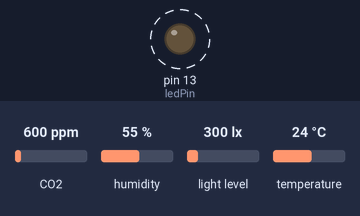
This sketch was run on a simulated Arduino Uno, built with avr-gcc and run on an emulated ATmega328P. Shown: output pins drawn as LEDs (lit = HIGH). Wiring (inferred from the names in the program): TSL2561 light sensor at I2C address 0x29. Dashed ring = blinking. Inputs (shaded band) come from the test bench; at power-on: CO2 600 ppm, humidity 55 %, light level 300 lx, temperature 24 °C. What the sketch prints to the serial monitor is not drawn.

Above: at 0.05 s.
Timing chart, 0 to 3.0 s (numbered marks = the images above):
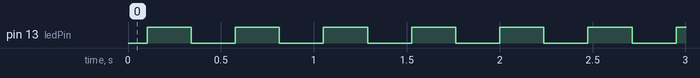

Measured:
- by itself, pin 13 (ledPin): alternates HIGH for 0.24 s and LOW for 0.24 s

The sketch:

OPTISPACE_READ_SENSORS_02.ino
```cpp
#include <SensirionI2CScd4x.h>
#include <OPTISPACE_SENSORS.h>
#include <Wire.h>
#include <Arduino.h>

/*
OPTISPACE_SENSORS_01
20.09.2023
Roberto Robortella
*/

SensirionI2CScd4x scd4x;
int ledState = LOW;  // ledState used to set the LED
const int ledPin = LED_BUILTIN;  // the number of the LED pin

void printUint16Hex(uint16_t value) {
    Serial.print(value < 4096 ? "0" : "");
    Serial.print(value < 256 ? "0" : "");
    Serial.print(value < 16 ? "0" : "");
    Serial.print(value, HEX);
}

void printSerialNumber(uint16_t serial0, uint16_t serial1, uint16_t serial2) {
    Serial.print("Serial: 0x");
    printUint16Hex(serial0);
    printUint16Hex(serial1);
    printUint16Hex(serial2);
    Serial.println();
}

void setup() {
    Wire.begin();
    Serial.begin(115200);
    //**** START TSL2561 code ****
    TSL2561.init();

   //**** START SCD41 code ****
    uint16_t error;
    char errorMessage[256];

    scd4x.begin(Wire);

    // stop potentially previously started measurement
    error = scd4x.stopPeriodicMeasurement();
    if (error) {
        Serial.print("Error trying to execute stopPeriodicMeasurement(): ");
        errorToString(error, errorMessage, 256);
        Serial.println(errorMessage);
    }

    uint16_t serial0;
    uint16_t serial1;
    uint16_t serial2;
    error = scd4x.getSerialNumber(serial0, serial1, serial2);
    if (error) {
        Serial.print("Error trying to execute getSerialNumber(): ");
        errorToString(error, errorMessage, 256);
        Serial.println(errorMessage);
    } else {
        Serial.print("SCD41: ");
        printSerialNumber(serial0, serial1, serial2);
    }

    // Start Measurement
    error = scd4x.startPeriodicMeasurement();
    if (error) {
        Serial.print("Error trying to execute startPeriodicMeasurement(): ");
        errorToString(error, errorMessage, 256);
        Serial.println(errorMessage);
    }

    Serial.println("Waiting for first measurement... (5 sec)");

    //LED

    pinMode(ledPin, OUTPUT);
}

void loop() {
    //Change LED Status
    if (ledState == LOW) {
        ledState = HIGH;
    } else {
        ledState = LOW;
    }
    delay(100);
    // set the LED with the ledState of the variable:
    digitalWrite(ledPin, ledState);

    //**** START SCD41 code ****
    uint16_t error;
    char errorMessage[256];
    delay(100);
    // Read Measurement
    uint16_t co2 = 0;
    float temperature = 0.0f;
    float humidity = 0.0f;
    bool isDataReady = false;
    error = scd4x.getDataReadyFlag(isDataReady);
    if (error) {
        Serial.print("Error trying to execute getDataReadyFlag(): ");
        errorToString(error, errorMessage, 256);
        Serial.println(errorMessage);
        return;
    }
    if (!isDataReady) {
        return;
    }
    error = scd4x.readMeasurement(co2, temperature, humidity);
    if (error) {
        Serial.print("Error trying to execute readMeasurement(): ");
        errorToString(error, errorMessage, 256);
        Serial.println(errorMessage);
    } else if (co2 == 0) {
        Serial.println("Invalid sample detected, skipping.");
    } else {
        Serial.println("SCD41 Data: ");
        Serial.print("Co2:");
        Serial.print(co2);
        Serial.print("\t");
        Serial.print("Temperature:");
        Serial.print(temperature);
        Serial.print("\t");
        Serial.print("Humidity:");
        Serial.println(humidity);
        Serial.println("  ");

        //**** START TSL2561 code ****
        Serial.println("TSL2561 Data: ");
        Serial.print("The Light value is: ");
        Serial.print(TSL2561.readVisibleLux());
         Serial.print("\t");
        Serial.print("The IR value is: ");
        Serial.println(TSL2561.readIRLuminosity());
        Serial.println("  ");

    }
}
```
